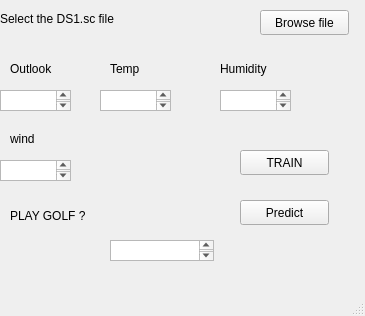
<?xml version="1.0" encoding="UTF-8"?>
<ui version="4.0">
 <class>MainWindow</class>
 <widget class="QMainWindow" name="MainWindow">
  <property name="geometry">
   <rect>
    <x>0</x>
    <y>0</y>
    <width>365</width>
    <height>316</height>
   </rect>
  </property>
  <property name="windowTitle">
   <string>Randomforest_inputwindow</string>
  </property>
  <widget class="QWidget" name="centralwidget">
   <widget class="QPushButton" name="pushButton">
    <property name="geometry">
     <rect>
      <x>240</x>
      <y>200</y>
      <width>89</width>
      <height>25</height>
     </rect>
    </property>
    <property name="text">
     <string>Predict</string>
    </property>
   </widget>
   <widget class="QLabel" name="label">
    <property name="geometry">
     <rect>
      <x>0</x>
      <y>10</y>
      <width>181</width>
      <height>17</height>
     </rect>
    </property>
    <property name="text">
     <string>Select the DS1.sc file</string>
    </property>
   </widget>
   <widget class="QPushButton" name="pushButton_2">
    <property name="geometry">
     <rect>
      <x>260</x>
      <y>10</y>
      <width>89</width>
      <height>25</height>
     </rect>
    </property>
    <property name="text">
     <string>Browse file</string>
    </property>
   </widget>
   <widget class="QLabel" name="label_outlook">
    <property name="geometry">
     <rect>
      <x>10</x>
      <y>60</y>
      <width>67</width>
      <height>17</height>
     </rect>
    </property>
    <property name="text">
     <string>Outlook</string>
    </property>
   </widget>
   <widget class="QLabel" name="label_temp">
    <property name="geometry">
     <rect>
      <x>110</x>
      <y>60</y>
      <width>67</width>
      <height>17</height>
     </rect>
    </property>
    <property name="text">
     <string>Temp</string>
    </property>
   </widget>
   <widget class="QLabel" name="label_humidity">
    <property name="geometry">
     <rect>
      <x>220</x>
      <y>60</y>
      <width>67</width>
      <height>17</height>
     </rect>
    </property>
    <property name="text">
     <string>Humidity</string>
    </property>
   </widget>
   <widget class="QLabel" name="label_wind">
    <property name="geometry">
     <rect>
      <x>10</x>
      <y>130</y>
      <width>41</width>
      <height>17</height>
     </rect>
    </property>
    <property name="text">
     <string>wind</string>
    </property>
   </widget>
   <widget class="QLabel" name="label_2">
    <property name="geometry">
     <rect>
      <x>10</x>
      <y>200</y>
      <width>121</width>
      <height>31</height>
     </rect>
    </property>
    <property name="text">
     <string>PLAY GOLF ?</string>
    </property>
   </widget>
   <widget class="QTextEdit" name="textEdit_outllook">
    <property name="geometry">
     <rect>
      <x>0</x>
      <y>90</y>
      <width>71</width>
      <height>21</height>
     </rect>
    </property>
   </widget>
   <widget class="QTextEdit" name="textEdit_temp">
    <property name="geometry">
     <rect>
      <x>100</x>
      <y>90</y>
      <width>71</width>
      <height>21</height>
     </rect>
    </property>
   </widget>
   <widget class="QTextEdit" name="textEdit_humidity">
    <property name="geometry">
     <rect>
      <x>220</x>
      <y>90</y>
      <width>71</width>
      <height>21</height>
     </rect>
    </property>
   </widget>
   <widget class="QTextEdit" name="textEdit_wind">
    <property name="geometry">
     <rect>
      <x>0</x>
      <y>160</y>
      <width>71</width>
      <height>21</height>
     </rect>
    </property>
   </widget>
   <widget class="QPlainTextEdit" name="plainTextEdit">
    <property name="geometry">
     <rect>
      <x>110</x>
      <y>240</y>
      <width>104</width>
      <height>21</height>
     </rect>
    </property>
   </widget>
   <widget class="QPushButton" name="pushButton_Train">
    <property name="geometry">
     <rect>
      <x>240</x>
      <y>150</y>
      <width>89</width>
      <height>25</height>
     </rect>
    </property>
    <property name="text">
     <string>TRAIN</string>
    </property>
   </widget>
  </widget>
  <widget class="QMenuBar" name="menubar">
   <property name="geometry">
    <rect>
     <x>0</x>
     <y>0</y>
     <width>365</width>
     <height>22</height>
    </rect>
   </property>
  </widget>
  <widget class="QStatusBar" name="statusbar"/>
 </widget>
 <resources/>
 <connections/>
</ui>
